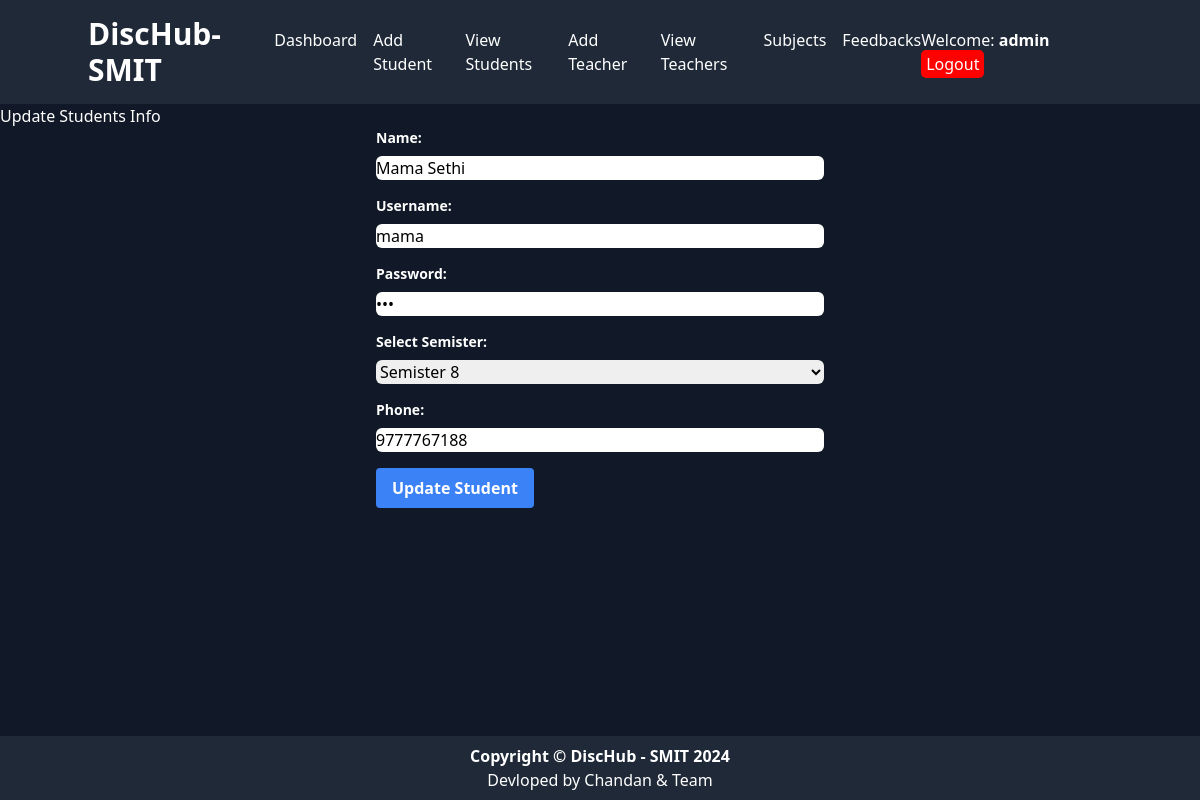
Page /admin/editstudent.php?stid=21 (signed in) on the committed database.
### tables this page shows
CREATE TABLE `tbl_student` (
  `id` int(11) NOT NULL,
  `name` varchar(50) NOT NULL,
  `username` varchar(50) NOT NULL,
  `password` varchar(32) NOT NULL,
  `class` int(11) NOT NULL,
  `phone` varchar(30) NOT NULL
);

### classes/Adminobls.php (called while the page is built, shortened)
<?php
$filepath = realpath(dirname(__FILE__));
include_once ($filepath."/../libs/Database.php");
Class Adminobls{
	private $db;
	public function __construct(){
		$this->db = new Database();
	}
	public function getSingleStudentRows($stdid){
		$sql = "SELECT * FROM tbl_student WHERE id = '$stdid'";
		$result = $this->db->select($sql);
		return $result;
	}
	}
?>

### libs/Database.php (called while the page is built, shortened)
<?php
Class Database{
	public $host   = DB_HOST;
	public $user   = DB_USER;
	public $pass   = DB_PASS;
	public $dbname = DB_NAME;
	public $link;
	function connectDB(){
	$this->link = new mysqli($this->host, $this->user, $this->pass, $this->dbname);
 }
	public function select($query){
		$result = $this->link->query($query) or die($this->link->error.__LINE__);
		if($result->num_rows > 0){
			return $result;
		} else {
			return false;
		}
	}
}

### admin/editstudent.php (the view, shortened to what this page needs)
<?php
include_once "admin_header.php";
?>
<?php
include_once "./bot.php";
?>
<div class="container-fluid">
    <ol class="breadcrumb">
        <li class="breadcrumb-item">
            <a href="#">Update Students Info</a>
        </li>
    </ol>
    <?php
    if (isset($_GET['stid'])){
        $stid = $_GET['stid'];
    }
    $single = $ad->getSingleStudentRows($stid);
    if ($single) {
        while ($row = $single->fetch_assoc()) {
    ?>
    <form class="max-w-md mx-auto" action="" method="POST">
        <div class="mb-4">
            <label class="block text-white text-sm font-bold mb-2" for="name">Name:</label>
            <input type="text" name="name" class="form-input rounded-md w-full text-black" id="name"
                value="<?php echo $row['name'];?>">
        </div>
        <div class="mb-4">
            <label class="block text-white text-sm font-bold mb-2" for="uname">Username:</label>
            <input type="text" name="uname" class="form-input rounded-md w-full text-black" id="uname"
                value="<?php echo $row['username'];?>">
        </div>
        <div class="mb-4">
            <label class="block text-white text-sm font-bold mb-2" for="pass">Password:</label>
            <input type="password" name="pass" class="form-input rounded-md w-full text-black" id="pass"
                value="<?php echo $row['password'];?>">
        </div>
        <div class="mb-4">
            <label class="block text-white text-sm font-bold mb-2" for="class">Select Semister:</label>
            <select name="class" class="form-select rounded-md w-full text-black" id="class">
                <option value="8" <?php if ($row['class'] == 8) {
                    echo "selected";
                }?> >Semister 8</option>
            </select>
        </div>
        <div class="mb-4">
            <label class="block text-white text-sm font-bold mb-2" for="phone">Phone:</label>
            <input type="text" name="phone" class="form-input rounded-md w-full text-black" id="phone"
                value="<?php echo $row['phone'];?>">
        </div>
        <div class="flex items-center justify-between">
            <button type="submit"
                class="bg-blue-500 hover:bg-blue-700 text-white font-bold py-2 px-4 rounded focus:outline-none focus:shadow-outline">
                Update Student
            </button>
        </div>
    </form>
    <?php
        }
    }
    ?>
</div>
<?php
include_once "admin_footer.php";
?>

### admin/admin_header.php (style rules this page uses)
body { background: red; }

### rows in the picture
tbl_student: name "Mama Sethi", uname "mama", class "Semister 8", phone "9777767188"

### other values in the picture
Session::get('username') "admin"
